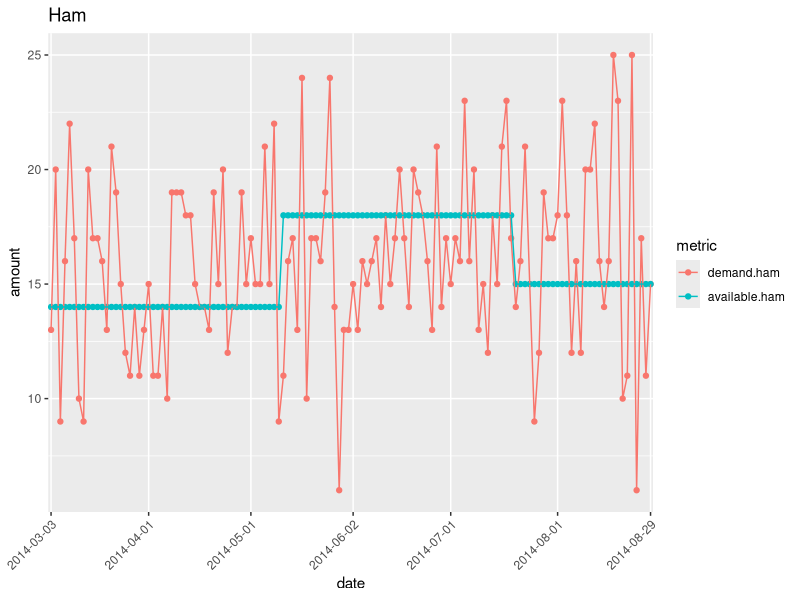
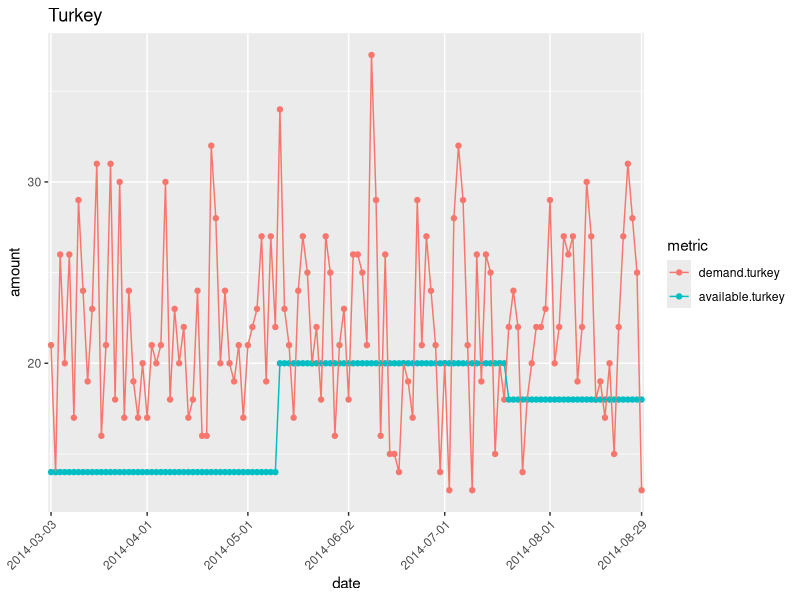
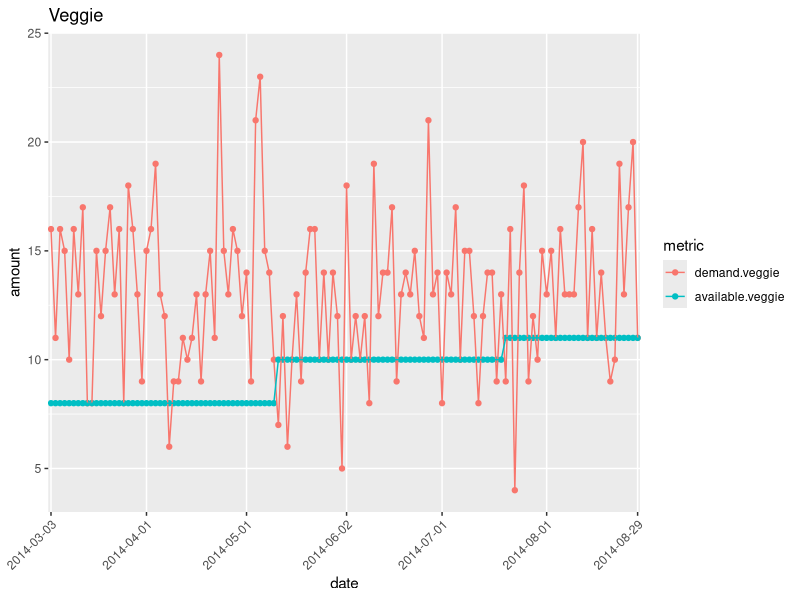

The R script that drew these images, in order:
## ---- chunk 1
library(ggplot2)
library(reshape2)
details <- read.csv("details.csv", header=T)
sales <- read.csv("sales.csv", header=T)
attach(sales)
demand <- melt(sales[1:4], id.vars="date", variable.name="type", value.name="demand")
supply <- melt(sales[c(1,5,6,7)], id.vars="date", variable.name="type", value.name="supply")
ham <- melt(sales[c(1,2,5)], id.vars="date", variable.name="metric", value.name="amount")
turkey <- melt(sales[c(1,3,6)], id.vars="date", variable.name="metric", value.name="amount")
veggie <- melt(sales[c(1,4,7)], id.vars="date", variable.name="metric", value.name="amount")
plotHam <- ggplot(data=ham, aes(x=date, y=amount, group=metric, color=metric)) + geom_point() + geom_line() +
theme(axis.text.x = element_text(angle = 45, hjust = 1)) +
scale_x_discrete(breaks=c("2014-03-03", "2014-04-01", "2014-05-01", "2014-06-02", "2014-07-01", "2014-08-01", "2014-08-29")) +
ggtitle("Ham")
plotTurkey <- ggplot(data=turkey, aes(x=date, y=amount, group=metric, color=metric)) + geom_point() + geom_line() +
theme(axis.text.x = element_text(angle = 45, hjust = 1)) +
scale_x_discrete(breaks=c("2014-03-03", "2014-04-01", "2014-05-01", "2014-06-02", "2014-07-01", "2014-08-01", "2014-08-29")) +
ggtitle("Turkey")
plotVeggie <- ggplot(data=veggie, aes(x=date, y=amount, group=metric, color=metric)) + geom_point() + geom_line() +
theme(axis.text.x = element_text(angle = 45, hjust = 1)) +
scale_x_discrete(breaks=c("2014-03-03", "2014-04-01", "2014-05-01", "2014-06-02", "2014-07-01", "2014-08-01", "2014-08-29")) +
ggtitle("Veggie")
## ---- chunk 2
plotHam
## ---- chunk 3
plotTurkey
## ---- chunk 4
plotVeggie
